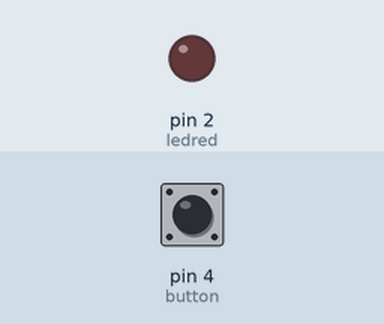
The sketch below on a simulated Arduino Uno, built with avr-gcc and run on an emulated ATmega328P. On the bench: output pins drawn as LEDs (lit = HIGH). Inputs (shaded band) come from the test bench; at power-on: pin 4 (button) LOW. No radio packets arrive unless stated.

Above: at 1.2 s.
1.3 s: pin 4 (button) pulled HIGH for 0.15 s
At 1.37 s:
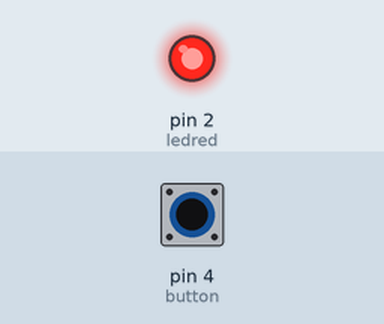
2.9 s: pin 4 (button) pulled HIGH for 3.2 s
At 7.1 s:
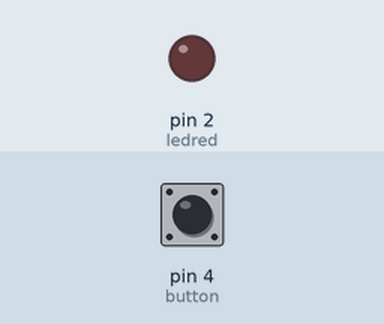
Timing chart, 0 to 8.6 s (numbered marks = the images above; inputs shaded):
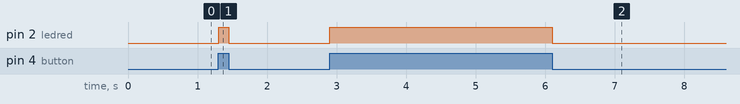

Measured:
- after the input at 1.3 s, pin 2 (ledred): LOW → HIGH at once, → LOW 0.15 s later
- after the input at 2.9 s, pin 2 (ledred): LOW → HIGH at once, → LOW 3.2 s later

The sketch:

Recei_data.ino
```cpp
/*
* Arduino Wireless Communication Tutorial
*     Example 2 - Receiver Code
*
* by Dejan Nedelkovski, www.HowToMechatronics.com
*
* Library: TMRh20/RF24, https://github.com/tmrh20/RF24/
*/

#include <SPI.h>
#include <nRF24L01.h>
#include <RF24.h>

#define button 4
#define ledred 2

RF24 radio(7, 8); // CE, CSN
const byte addresses[][6] = {"00001", "00002"};
boolean buttonState = 0;

void setup() {
  Serial.begin(9600);
  pinMode(4, INPUT);
  pinMode(ledred, OUTPUT);
  radio.begin();
  radio.openWritingPipe(addresses[0]); // 00001
  radio.openReadingPipe(1, addresses[1]); // 00002
  radio.setPALevel(RF24_PA_MIN);
  radio.stopListening();
}


void loop() {
    buttonState = digitalRead(button);
    if (buttonState == HIGH){
      digitalWrite(ledred, HIGH);
      } else {
        digitalWrite(ledred,LOW);
        }
    radio.write(&buttonState, sizeof(buttonState));
    delay(5);
}
```
